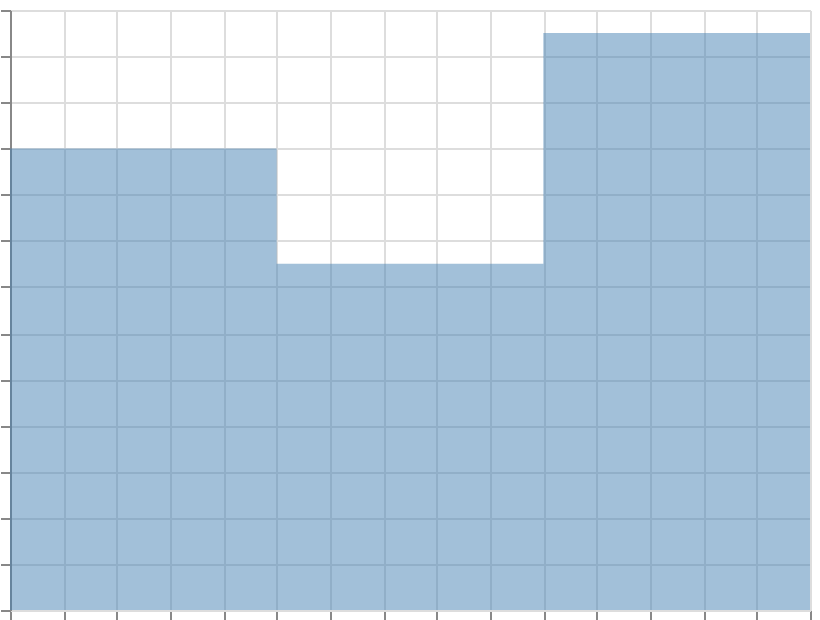

Write the Vega-Lite specification saved for this chart.
### Vega specification from a JSON file in a GitHub repository (floating-point values rounded to 4 significant figures)
{"$schema": "https://vega.github.io/schema/vega/v6.json", "width": 400, "height": 300, "padding": 5, "autosize": "none", "data": [{"name": "table", "values": [{"x": 0, "y": 10}, {"x": 1, "y": 20}, {"x": 2, "y": 15}, {"x": 3, "y": 25}]}], "scales": [{"name": "x", "type": "linear", "domain": {"data": "table", "field": "x"}, "range": "width", "nice": true}, {"name": "y", "type": "linear", "domain": {"data": "table", "field": "y"}, "range": [{"signal": "height"}, 0], "nice": true}], "marks": [{"type": "area", "from": {"data": "table"}, "encode": {"update": {"x": {"scale": "x", "field": "x"}, "y": {"scale": "y", "field": "y"}, "y2": {"scale": "y", "value": 0}, "fill": {"value": "steelblue"}, "fillOpacity": {"value": 0.5}, "interpolate": {"value": "step-before"}}}}], "axes": [{"scale": "x", "orient": "bottom", "grid": true, "labels": false}, {"scale": "y", "orient": "left", "grid": true, "labels": false}]}
